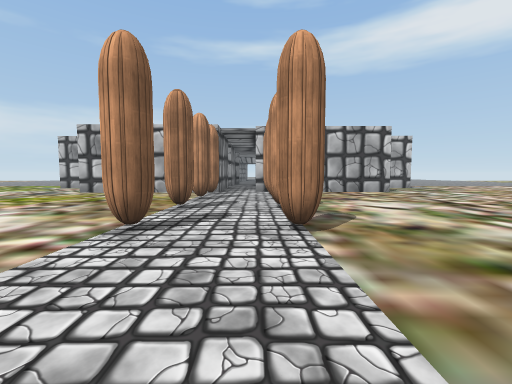
view 1 (above)

24 first-person views from a walk through a scene from a Unity 3-D project. The camera is 1.2 m above the floor, tilts 4° down and sees 90° across. The floor is counted in squares, 2 m on a side. Each view is taken from the middle of a square. On the plan, view 1 faces up. The plan holds only what a view shows up to about 9 squares ahead; the rest is blank. The place goes on beyond the plan. Some surface patterns are stand-ins.

view 2
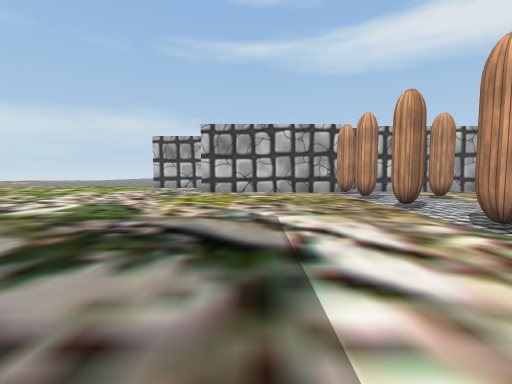

view 3
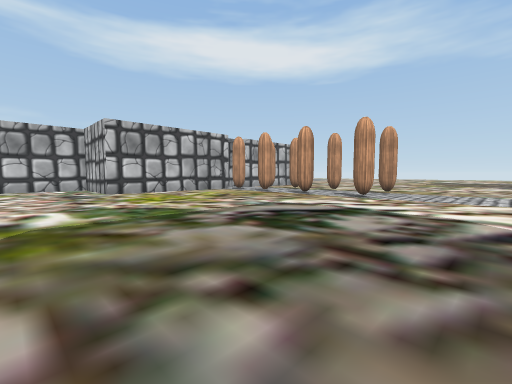

view 4
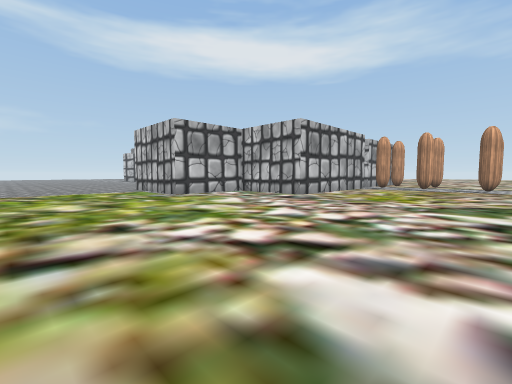

view 5
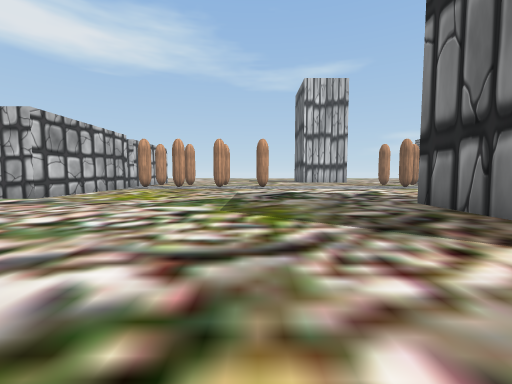

view 6
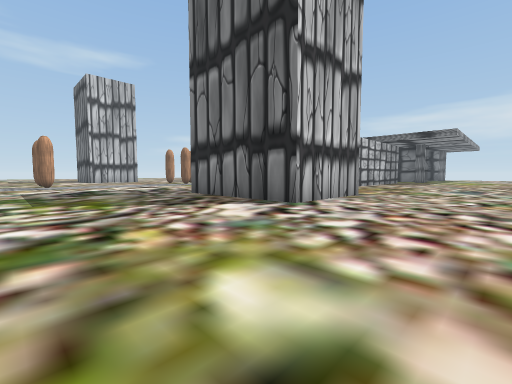

view 7
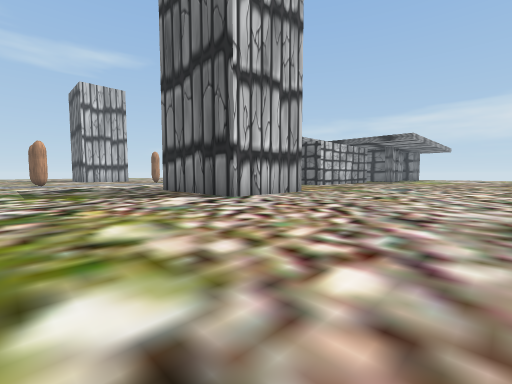

view 8
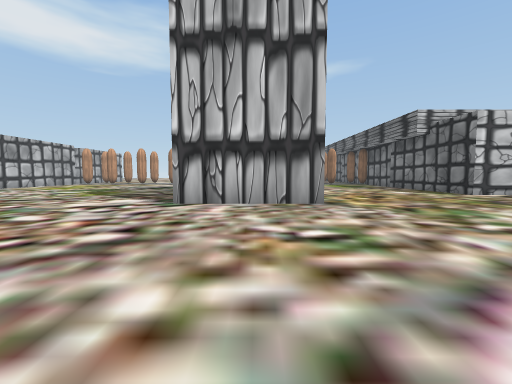

view 9
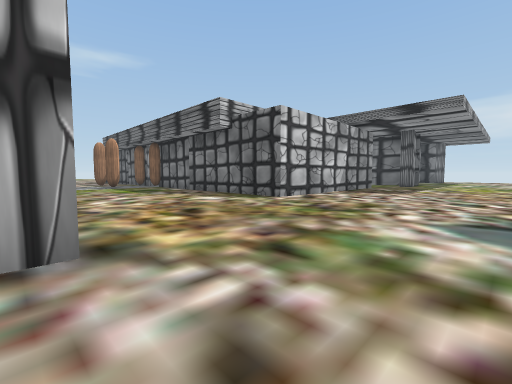

view 10
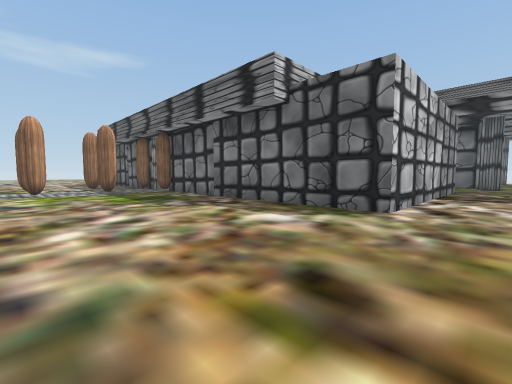

view 11
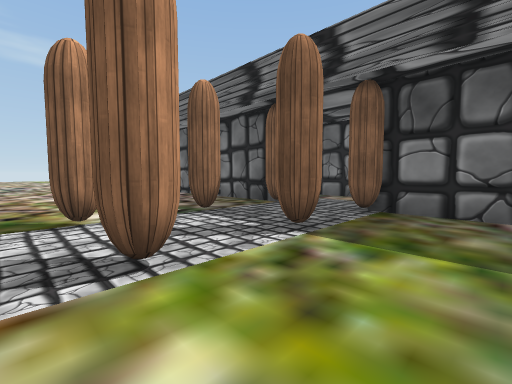

view 12
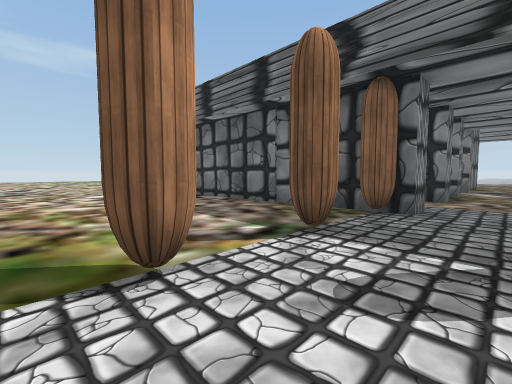

view 13
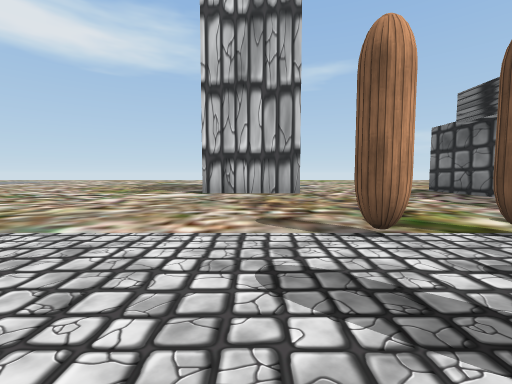

view 14
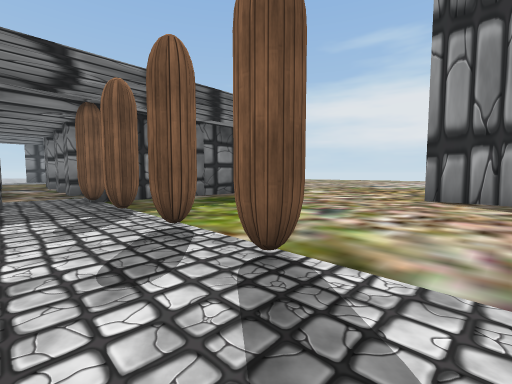

view 15
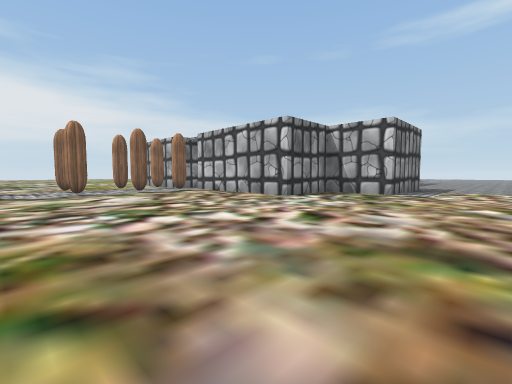

view 16
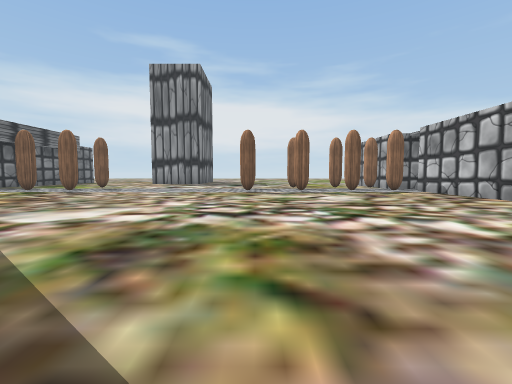

view 17
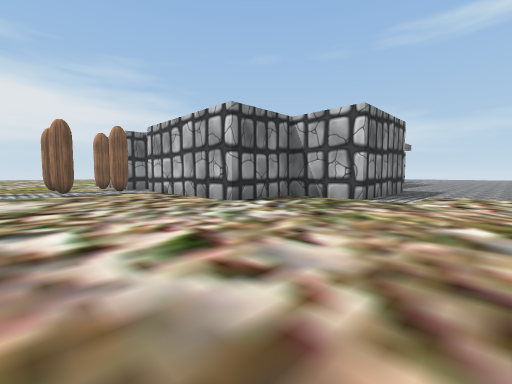

view 18
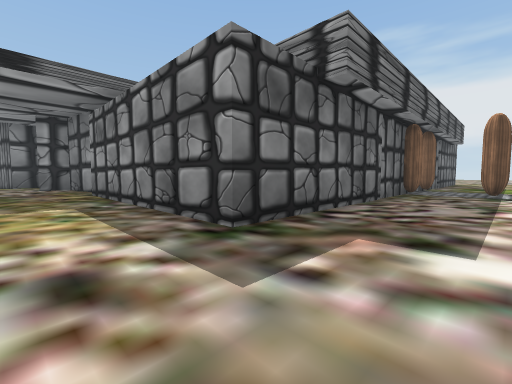

view 19
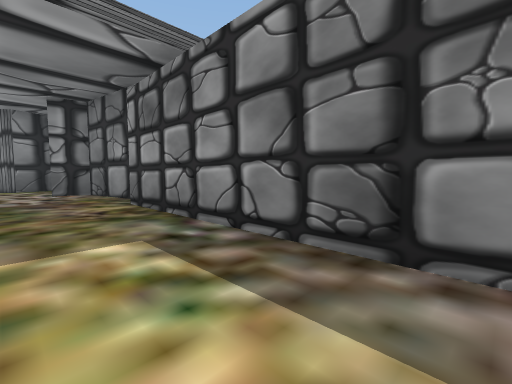

view 20
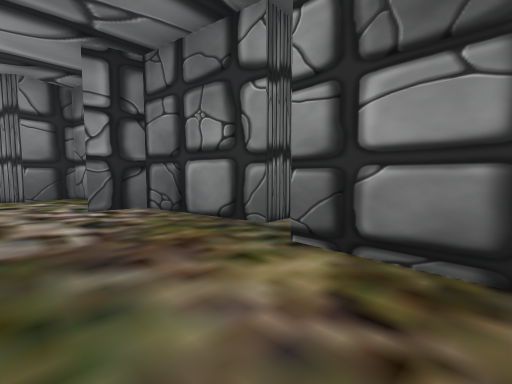

view 21
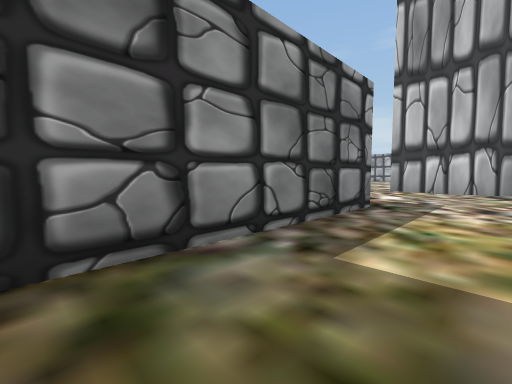

view 22
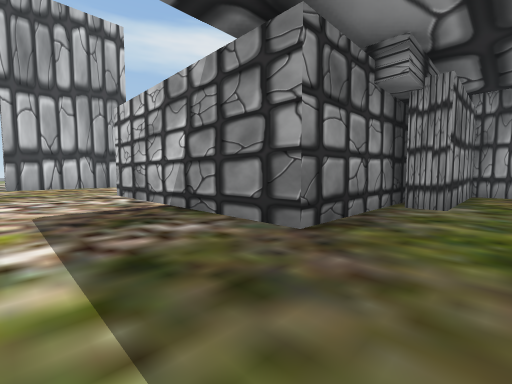

view 23
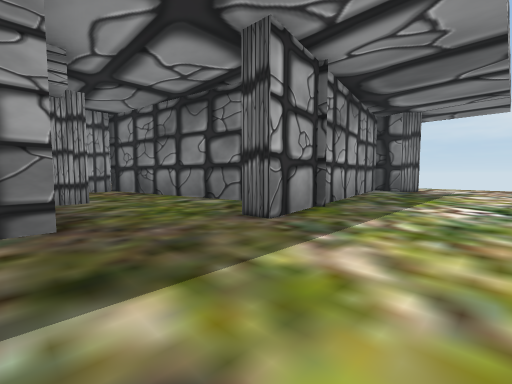

view 24
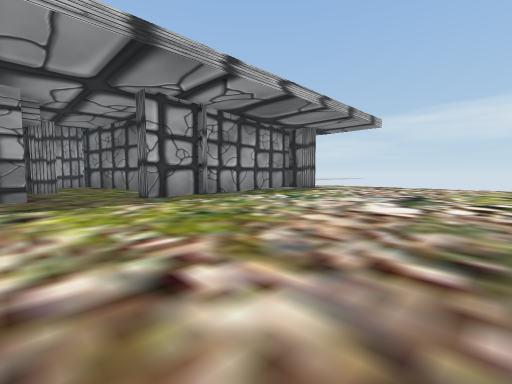

### Floor plan
Key: @ floor where view 1 was taken; # wall or solid block; x gap in a wall; . floor.
Columns run from 16 left of view 1 to 9 right of it. Each row starts with its distance up from view 1.
 13     ....#             #...
 12     ....#             #...
 11     ....####        ###...
 10     .......#        #.....
  9     .......##########.....
  8     ...........##.........
  7     ......................
  6     ...........#.#........
  5     ...........#..........
  4 ..........................
  3 ..........................
  2 .........................
  1 ........................
  0 ................@.......
 -1 ......####............#
 -2 ......#  #............#
 -3 ......#  #.....#.#....####
 -4 ..........................
 -5 ...............##.........
 -6 ...............##.........
 -7 ..........................
 -8 ............###x####......
 -9    .....#####  ..  #####..
-10    .....#      ...     #..
-11    .....#     #.##     #..
-12    .....#      ..      #..
-13    .....#     #.#      #..
-14 ........####   ..      #..
-15 ..........#####.#     ##..
-16 ..............#.       #..
-17 .......#....###        #..
-18 .......######          ##.
-19 .......#               #..
-20 .......#               #..
-21 .......##              ##x
-22 ........#
-23 ........#
-24 .......##
-25 ... ...

Where each view was taken, in squares from view 1:
view 1: 0 up, 0 right, facing up
view 2: 0 up, 4 left, facing up
view 3: 0 up, 8 left, facing up-right
view 4: 4 up, 12 left, facing up-right
view 5: 3 up, 12 left, facing right
view 6: 4 up, 14 left, facing down-right
view 7: 4 up, 16 left, facing down-right
view 8: 2 down, 16 left, facing right
view 9: 3 down, 13 left, facing down-right
view 10: 4 down, 10 left, facing down-right
view 11: 4 down, 3 left, facing down-right
view 12: 4 down, 1 left, facing down-right
view 13: 2 down, 2 left, facing right
view 14: 2 down, 0 right, facing down-left
view 15: 3 up, 9 right, facing up-left
view 16: 3 up, 9 right, facing left
view 17: 5 up, 9 right, facing up-left
view 18: 6 down, 9 right, facing down-left
view 19: 9 down, 9 right, facing down-left
view 20: 13 down, 9 right, facing down-left
view 21: 13 down, 9 right, facing up-left
view 22: 16 down, 11 left, facing up-right
view 23: 14 down, 12 left, facing down-right
view 24: 14 down, 16 left, facing down-right
